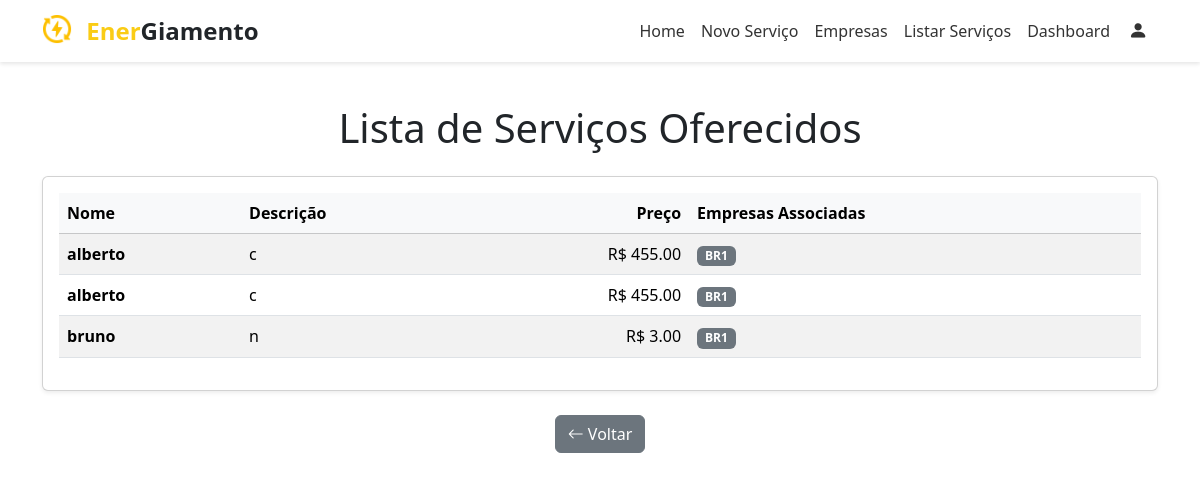
Page /servicos_forn (signed in) on the committed database.
### app/models.py (models this page shows)
class Servico(db.Model):
    idservico = db.Column(db.Integer, primary_key=True)
    nome = db.Column(db.String(100))
    descricao = db.Column(db.String(200))
    preco = db.Column(db.Integer)
    fornecedores = db.relationship(
        'Fornecedor',
        secondary='servico_has_fornecedor',
        back_populates='servicos'
    )

class Fornecedor(db.Model):
    idfornecedor = db.Column(db.Integer, primary_key=True)
    nome = db.Column(db.String(100))
    cnpj = db.Column(db.String(18))
    contato_idcontato = db.Column(db.Integer, db.ForeignKey('contato.idcontato'))
    cadastro_idcadastro = db.Column(db.Integer, db.ForeignKey('cadastro.idcadastro'))
    endereco_idendereco = db.Column(db.Integer, db.ForeignKey('endereco.idendereco'))
    endereco = db.relationship('Endereco', back_populates='fornecedores')
    atualizacao_servico = db.Column(db.Date)
    contato = db.relationship('Contato')
    servicos = db.relationship(
        'Servico',
        secondary='servico_has_fornecedor',
        back_populates='fornecedores'
    )
    orcamentos = db.relationship(
        'Orcamento',
        secondary='orcamento_has_fornecedor',
        back_populates='fornecedores'
    )

### app/main/__init__.py (the view)
@main.route('/servicos_forn')
def servicos_forn():
    usuario_id = session.get('idcadastro')
    if not usuario_id:
        return "Fornecedor não encontrado"
    fornecedor_logado = Fornecedor.query.filter_by(cadastro_idcadastro=usuario_id).first()
    servicos_do_fornecedor = fornecedor_logado.servicos
    return render_template('servicos_forn.html',servicos=servicos_do_fornecedor )

### app/templates/servicos_forn.html
{% extends "base_forn.html" %}
{% block content %}
<div class="container my-5">
  <h1 class="text-center mb-4">Lista de Serviços Oferecidos</h1>
  <div class="card shadow-sm">
    <div class="card-body">
      {% if servicos %}
        <div class="table-responsive">
          <table class="table table-striped table-hover align-middle">
            <thead class="table-light">
              <tr>
                <th scope="col">Nome</th>
                <th scope="col">Descrição</th>
                <th scope="col" class="text-end">Preço</th>
                <th scope="col">Empresas Associadas</th>
              </tr>
            </thead>
            <tbody>
              {% for servico in servicos %}
                <tr>
                  <td><strong>{{ servico.nome }}</strong></td>
                  <td>{{ servico.descricao }}</td>
                  <td class="text-end">R$ {{ "%.2f"|format(servico.preco|float) }}</td>
                  <td>
                    {% if servico.fornecedores %}
                      {% for fornecedor in servico.fornecedores %}
                        <span class="badge bg-secondary">{{ fornecedor.nome }}</span>
                      {% endfor %}
                    {% else %}
                      <span class="text-muted">Nenhuma</span>
                    {% endif %}
                  </td>
                </tr>
              {% endfor %}
            </tbody>
          </table>
        </div>
      {% else %}
        <div class="alert alert-info text-center mb-0" role="alert">
          Nenhum serviço cadastrado no momento.
        </div>
      {% endif %}
    </div>
  </div>
  <div class="text-center mt-4">
    <a href="{{ url_for('main.index') }}" class="btn btn-secondary">
      <i class="bi bi-arrow-left"></i> Voltar
    </a>
  </div>
</div>
{% endblock %}

### app/templates/base_forn.html (style rules this page uses)
body, html { margin: 0; padding: 0; width: 100%; height: 100%; }
body { padding-top: 56px; min-height: 100vh; flex-direction: column; }

### rows in the picture
Servico: nome "alberto", descricao "c", preco "455.00"
Fornecedor: nome "BR1"
Servico: nome "alberto", descricao "c", preco "455.00"
Servico: nome "bruno", descricao "n", preco "3.00"
